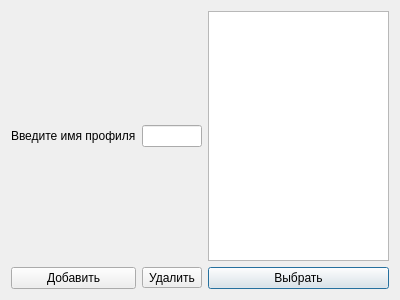
<?xml version="1.0" encoding="UTF-8"?>
<ui version="4.0">
 <class>Kia_profile</class>
 <widget class="QDialog" name="Kia_profile">
  <property name="geometry">
   <rect>
    <x>0</x>
    <y>0</y>
    <width>400</width>
    <height>300</height>
   </rect>
  </property>
  <property name="windowTitle">
   <string>Dialog</string>
  </property>
  <layout class="QGridLayout" name="gridLayout">
   <item row="1" column="1">
    <widget class="QToolButton" name="delete_profile">
     <property name="text">
      <string>Удалить</string>
     </property>
    </widget>
   </item>
   <item row="1" column="2">
    <widget class="QPushButton" name="select_profile">
     <property name="text">
      <string>Выбрать</string>
     </property>
    </widget>
   </item>
   <item row="0" column="2">
    <widget class="QListWidget" name="list_profile"/>
   </item>
   <item row="0" column="0">
    <widget class="QLabel" name="label">
     <property name="text">
      <string>Введите имя профиля</string>
     </property>
     <property name="textFormat">
      <enum>Qt::AutoText</enum>
     </property>
     <property name="scaledContents">
      <bool>false</bool>
     </property>
    </widget>
   </item>
   <item row="0" column="1">
    <widget class="QLineEdit" name="lineEdit"/>
   </item>
   <item row="1" column="0">
    <widget class="QPushButton" name="add_profile">
     <property name="text">
      <string>Добавить</string>
     </property>
    </widget>
   </item>
  </layout>
 </widget>
 <resources/>
 <connections/>
</ui>
